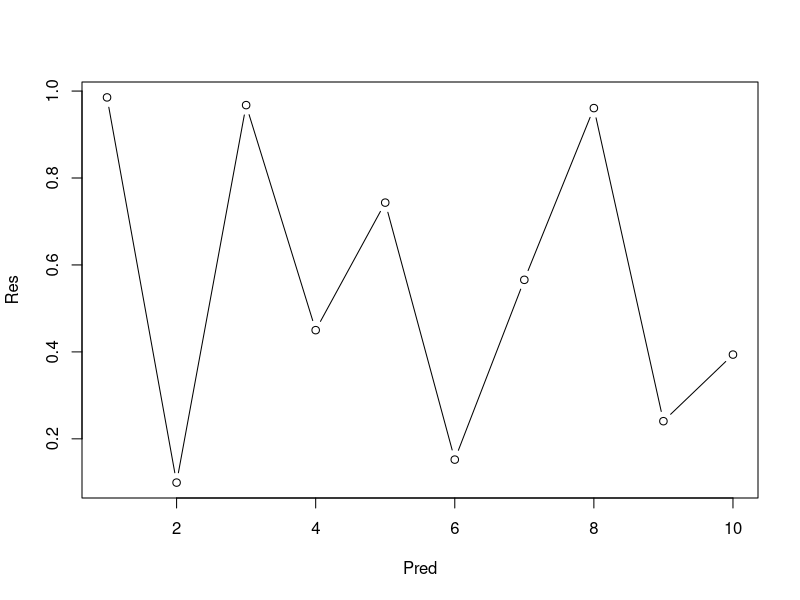
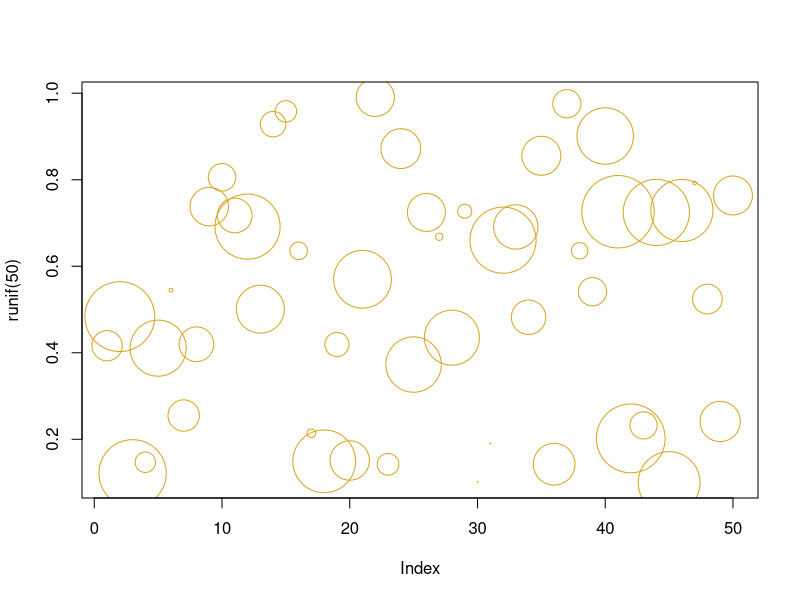

Generate these figures, in order, with R:
## ---- chunk 1
library(knitr)
kable(head(iris))
## ---- chunk 2
# Use comments extensively in ALL of your coding!
Pred <- seq(1,10)     # make a vector of integers from 1 to 10
Res <- runif(10)      # generate 10 draws from a random uniform (0,1) distribution

# print the random numbers
print(Res)

# plot the graph
plot(x=Pred,y=Res,type="b")
## ---- chunk 3
plot(runif(50),cex=10*runif(50),col="goldenrod")
print(rnorm(n=10, mean=10, sd=2))
